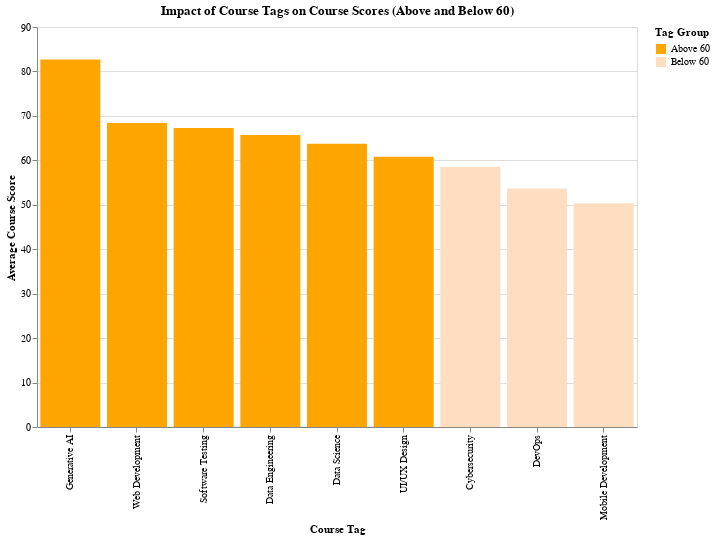

Notebook code for this chart:
### Markdown cell above
Hypothesis : Impact of Course Tags on Course score

### Code cell
employee_performance = pd.read_csv('../data_engineering/data_warehouse/report/employee_performance_kpi.csv')

# Aggregate data based on course tags and course scores
tag_score_summary = employee_performance.groupby('course_tag').agg({
    'course_score': 'mean'
}).reset_index()


threshold_value = 60


tag_score_summary['course_tag_grouped'] = tag_score_summary['course_score'].apply(
    lambda score: 'Above 60' if score >= threshold_value else 'Below 60'
)


chart = alt.Chart(tag_score_summary).mark_bar().encode(
    x=alt.X('course_tag:O', title='Course Tag', sort='-y'),
    y=alt.Y('course_score:Q', title='Average Course Score'),
    color=alt.Color('course_tag_grouped:N', 
                    scale=alt.Scale(domain=['Above 60', 'Below 60'], 
                                    range=['#FFA500', '#FFDDC1']),
                    title='Tag Group'),
    tooltip=['course_tag', 'course_score']
).properties(
    title='Impact of Course Tags on Course Scores (Above and Below 60)',
    width=600,
    height=400
).interactive()

chart.show()

### Figure 1 — Vega-Lite specification as saved in the notebook (floating-point values rounded to 4 significant figures)
{"config": {"view": {"continuousWidth": 300, "continuousHeight": 300}}, "data": {"name": "data-438260e409b1077c85f96286912a5fa0"}, "mark": {"type": "bar"}, "encoding": {"color": {"field": "course_tag_grouped", "scale": {"domain": ["Above 60", "Below 60"], "range": ["#FFA500", "#FFDDC1"]}, "title": "Tag Group", "type": "nominal"}, "tooltip": [{"field": "course_tag", "type": "nominal"}, {"field": "course_score", "type": "quantitative"}], "x": {"field": "course_tag", "sort": "-y", "title": "Course Tag", "type": "ordinal"}, "y": {"field": "course_score", "title": "Average Course Score", "type": "quantitative"}}, "height": 400, "params": [{"name": "param_15", "select": {"type": "interval", "encodings": ["x", "y"]}, "bind": "scales"}], "title": "Impact of Course Tags on Course Scores (Above and Below 60)", "width": 600, "$schema": "https://vega.github.io/schema/vega-lite/v5.20.1.json", "datasets": {"data-438260e409b1077c85f96286912a5fa0": [{"course_tag": "Cybersecurity", "course_score": 58.53, "course_tag_grouped": "Below 60"}, {"course_tag": "Data Engineering", "course_score": 65.7, "course_tag_grouped": "Above 60"}, {"course_tag": "Data Science", "course_score": 63.75, "course_tag_grouped": "Above 60"}, {"course_tag": "DevOps", "course_score": 53.67, "course_tag_grouped": "Below 60"}, {"course_tag": "Generative AI", "course_score": 82.67, "course_tag_grouped": "Above 60"}, {"course_tag": "Mobile Development", "course_score": 50.33, "course_tag_grouped": "Below 60"}, {"course_tag": "Software Testing", "course_score": 67.29, "course_tag_grouped": "Above 60"}, {"course_tag": "UI/UX Design", "course_score": 60.82, "course_tag_grouped": "Above 60"}, {"course_tag": "Web Development", "course_score": 68.4, "course_tag_grouped": "Above 60"}]}}
